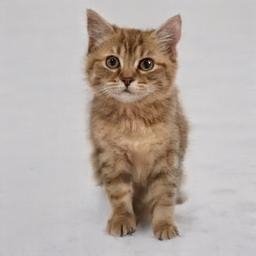
#> input picture animals/inf/cat.jpg, 256 x 256 px
$ python -i preprocessing.py   (imports and definitions only)
#> lines starting #> are read from the running program, lines starting #| are printed output that depends on the picture
import os
import shutil
import random
import cv2
import pandas as pd
import numpy as np
from skimage.transform import rotate
from skimage.exposure import adjust_gamma
from skimage import io, img_as_ubyte
from sklearn.model_selection import train_test_split
from tqdm import tqdm

# --- 1. SETUP DIREKTORI ---
# [3 lines not run here, left out]

train_dir = "animals/train"
val_dir = "animals/val"
combined_dir = "animals/dataset"
# [9 lines not run here, left out]

# --- 3. FUNGSI AUGMENTASI ---
def resize_img(img):
    return cv2.resize(img, (150, 150))

def subtle_rotation(img):
    img = resize_img(img)
    sudut = random.randint(-30, 30)
    return rotate(img, sudut, preserve_range=True)

def flip_left_right(img):
    img = resize_img(img)
    return np.fliplr(img)

def blur_image(img):
    img = resize_img(img)
    return cv2.GaussianBlur(img, (5, 5), 0)

def add_brightness(img):
    img = resize_img(img)
    gamma_val = random.uniform(0.7, 1.3)
    return adjust_gamma(img, gamma=gamma_val, preserve_range=True)

def enhance_contrast(img):
    img = resize_img(img)
    lab = cv2.cvtColor(img, cv2.COLOR_RGB2LAB)
#> lab: shape (150, 150, 3); mean of channels 0, 1, 2 182.3, 131.1, 133
    l, a, b = cv2.split(lab)
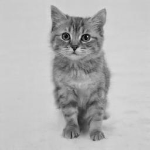
#> l: shape (150, 150); min 9, max 217, mean 182.3
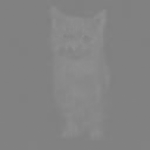
#> a: shape (150, 150); min 126, max 145, mean 131.1
    clahe = cv2.createCLAHE(clipLimit=2.0, tileGridSize=(8,8))
    l = clahe.apply(l)
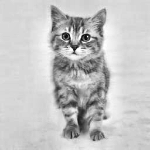
#> l: shape (150, 150); min 8, max 255, mean 196.2
    return cv2.cvtColor(cv2.merge((l, a, b)), cv2.COLOR_LAB2RGB)
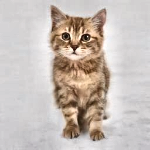
#> returned value: shape (150, 150, 3); mean R, G, B 199.2, 188.9, 182.4

transformations = {
    'subtle rotation': subtle_rotation,
    'blurring image': blur_image,
    'add brightness': add_brightness,
    'flip horizontal': flip_left_right,
    'resize_img': resize_img,
    'enhace_contrast': enhance_contrast
}

# --- 4. PROSES AUGMENTASI ---
# [1 line that did not run here, left out]
# [29 lines not run here, left out]

# --- 5. PEMBAGIAN DATA ---
data_list = []
# [5 lines not run here, left out]

df = pd.DataFrame(data_list)
# [1 line that did not run here, left out]

# [1 line that did not run here, left out]
# [1 line that did not run here, left out]
# [1 line that did not run here, left out]

# --- 6. PEMINDAHAN KE FOLDER FINAL ---
dataset_final_path = "Dataset-Final"
# [6 lines not run here, left out]

>>> import cv2
>>> picture = cv2.cvtColor(cv2.imread('../animals/inf/cat.jpg'), cv2.COLOR_BGR2RGB)
>>> result = enhance_contrast(picture)
